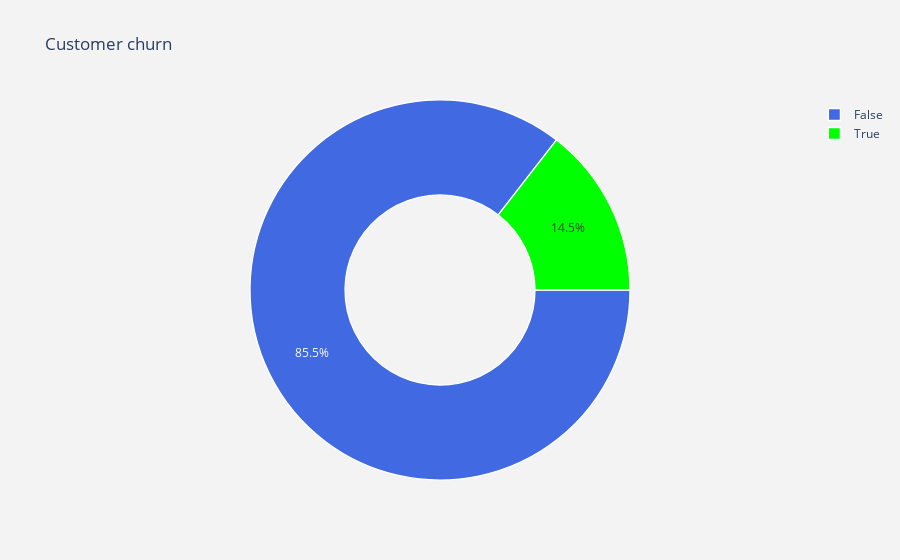

Write notebook code for a chart like this one.
### Code cell
trace = go.Pie(labels = df["churn"].value_counts().keys().tolist(),
               values = df["churn"].value_counts().values.tolist(),
               marker = dict(colors = ['royalblue','lime'],
                             line = dict(color = "white", width =  1.3)
                            ),
               rotation = 90,
               hoverinfo = "label+value+text",
               hole = .5
              )
layout = go.Layout(dict(title = "Customer churn",
                        plot_bgcolor = "rgb(243,243,243)",
                        paper_bgcolor = "rgb(243,243,243)",
                       )
                  )
data = [trace]
fig = go.Figure(data = data, layout = layout)
py.iplot(fig)

### Figure 1 — Plotly figure (JSON) as saved in the notebook; plotly's stock layout.template omitted (floating-point values rounded to 4 significant figures)
{"data": [{"hole": 0.5, "hoverinfo": "label+value+text", "labels": ["False", "True"], "marker": {"colors": ["royalblue", "lime"], "line": {"color": "white", "width": 1.3}}, "rotation": 90, "type": "pie", "values": [2850, 483]}], "layout": {"paper_bgcolor": "rgb(243,243,243)", "plot_bgcolor": "rgb(243,243,243)", "title": {"text": "Customer churn"}}}
